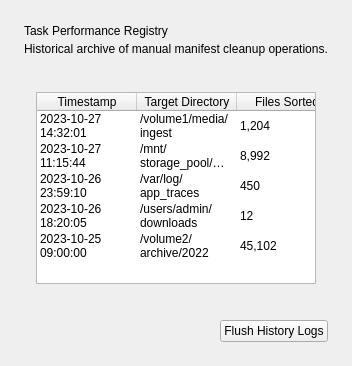
          <widget class="QWidget" name="tasks_view">
           <layout class="QVBoxLayout" name="verticalLayout_tasks_page">
            <property name="spacing">
             <number>24</number>
            </property>
            <property name="leftMargin">
             <number>24</number>
            </property>
            <property name="topMargin">
             <number>24</number>
            </property>
            <property name="rightMargin">
             <number>24</number>
            </property>
            <property name="bottomMargin">
             <number>24</number>
            </property>
            <item>
             <layout class="QVBoxLayout" name="header_tasks">
              <property name="spacing">
               <number>4</number>
              </property>
              <item>
               <widget class="QLabel" name="lbl_tasks_page_title">
                <property name="text">
                 <string>Task Performance Registry</string>
                </property>
               </widget>
              </item>
              <item>
               <widget class="QLabel" name="lbl_tasks_page_sub">
                <property name="text">
                 <string>Historical archive of manual manifest cleanup operations.</string>
                </property>
               </widget>
              </item>
             </layout>
            </item>
            <item>
             <widget class="QFrame" name="card_tasks_table">
              <layout class="QVBoxLayout" name="verticalLayout_tasks_table_inner">
               <property name="spacing">
                <number>0</number>
               </property>
               <property name="leftMargin">
                <number>12</number>
               </property>
               <property name="topMargin">
                <number>12</number>
               </property>
               <property name="rightMargin">
                <number>12</number>
               </property>
               <property name="bottomMargin">
                <number>12</number>
               </property>
               <item>
                <widget class="QTableWidget" name="table_tasks">
                 <property name="verticalScrollBarPolicy">
                  <enum>Qt::ScrollBarAsNeeded</enum>
                 </property>
                 <property name="horizontalScrollBarPolicy">
                  <enum>Qt::ScrollBarAlwaysOff</enum>
                 </property>
                 <property name="alternatingRowColors">
                  <bool>false</bool>
                 </property>
                 <property name="selectionBehavior">
                  <enum>QAbstractItemView::SelectRows</enum>
                 </property>
                 <property name="showGrid">
                  <bool>false</bool>
                 </property>
                 <property name="rowCount">
                  <number>5</number>
                 </property>
                 <property name="columnCount">
                  <number>5</number>
                 </property>
                 <attribute name="horizontalHeaderStretchLastSection">
                  <bool>true</bool>
                 </attribute>
                 <attribute name="verticalHeaderVisible">
                  <bool>false</bool>
                 </attribute>
                 <row/>
                 <row/>
                 <row/>
                 <row/>
                 <row/>
                 <column>
                  <property name="text">
                   <string>Timestamp</string>
                  </property>
                 </column>
                 <column>
                  <property name="text">
                   <string>Target Directory</string>
                  </property>
                 </column>
                 <column>
                  <property name="text">
                   <string>Files Sorted</string>
                  </property>
                 </column>
                 <column>
                  <property name="text">
                   <string>Duplicates Purged</string>
                  </property>
                 </column>
                 <column>
                  <property name="text">
                   <string>Status</string>
                  </property>
                 </column>
                 <item row="0" column="0">
                  <property name="text">
                   <string>2023-10-27 14:32:01</string>
                  </property>
                 </item>
                 <item row="0" column="1">
                  <property name="text">
                   <string>/volume1/media/ingest</string>
                  </property>
                 </item>
                 <item row="0" column="2">
                  <property name="text">
                   <string>1,204</string>
                  </property>
                 </item>
                 <item row="0" column="3">
                  <property name="text">
                   <string>42</string>
                  </property>
                 </item>
                 <item row="0" column="4">
                  <property name="text">
                   <string>[ SUCCESS ]</string>
                  </property>
                  <property name="textAlignment">
                   <set>AlignCenter</set>
                  </property>
                 </item>
                 <item row="1" column="0">
                  <property name="text">
                   <string>2023-10-27 11:15:44</string>
                  </property>
                 </item>
                 <item row="1" column="1">
                  <property name="text">
                   <string>/mnt/storage_pool/temp</string>
                  </property>
                 </item>
                 <item row="1" column="2">
                  <property name="text">
                   <string>8,992</string>
                  </property>
                 </item>
                 <item row="1" column="3">
                  <property name="text">
                   <string>315</string>
                  </property>
                 </item>
                 <item row="1" column="4">
                  <property name="text">
                   <string>[ PARTIAL ]</string>
                  </property>
                  <property name="textAlignment">
                   <set>AlignCenter</set>
                  </property>
                 </item>
                 <item row="2" column="0">
                  <property name="text">
                   <string>2023-10-26 23:59:10</string>
                  </property>
                 </item>
                 <item row="2" column="1">
                  <property name="text">
                   <string>/var/log/app_traces</string>
                  </property>
                 </item>
                 <item row="2" column="2">
                  <property name="text">
                   <string>450</string>
                  </property>
                 </item>
                 <item row="2" column="3">
                  <property name="text">
                   <string>0</string>
                  </property>
                 </item>
                 <item row="2" column="4">
                  <property name="text">
                   <string>[ SUCCESS ]</string>
                  </property>
                  <property name="textAlignment">
                   <set>AlignCenter</set>
                  </property>
                 </item>
                 <item row="3" column="0">
                  <property name="text">
                   <string>2023-10-26 18:20:05</string>
                  </property>
                 </item>
                 <item row="3" column="1">
                  <property name="text">
                   <string>/users/admin/downloads</string>
                  </property>
                 </item>
                 <item row="3" column="2">
                  <property name="text">
                   <string>12</string>
                  </property>
                 </item>
                 <item row="3" column="3">
                  <property name="text">
                   <string>1</string>
                  </property>
                 </item>
                 <item row="3" column="4">
                  <property name="text">
                   <string>[ FAILED ]</string>
                  </property>
                  <property name="textAlignment">
                   <set>AlignCenter</set>
                  </property>
                 </item>
                 <item row="4" column="0">
                  <property name="text">
                   <string>2023-10-25 09:00:00</string>
                  </property>
                 </item>
                 <item row="4" column="1">
                  <property name="text">
                   <string>/volume2/archive/2022</string>
                  </property>
                 </item>
                 <item row="4" column="2">
                  <property name="text">
                   <string>45,102</string>
                  </property>
                 </item>
                 <item row="4" column="3">
                  <property name="text">
                   <string>1,208</string>
                  </property>
                 </item>
                 <item row="4" column="4">
                  <property name="text">
                   <string>[ SUCCESS ]</string>
                  </property>
                  <property name="textAlignment">
                   <set>AlignCenter</set>
                  </property>
                 </item>
                </widget>
               </item>
              </layout>
             </widget>
            </item>
            <item>
             <layout class="QHBoxLayout" name="horizontalLayout_tasks_footer">
              <item>
               <spacer name="horizontalSpacer_tasks_footer">
                <property name="orientation">
                 <enum>Qt::Horizontal</enum>
                </property>
                <property name="sizeHint" stdset="0">
                 <size>
                  <width>0</width>
                  <height>0</height>
                 </size>
                </property>
               </spacer>
              </item>
              <item>
               <widget class="QPushButton" name="btn_flush_logs">
                <property name="cursor">
                 <cursorShape>PointingHandCursor</cursorShape>
                </property>
                <property name="text">
                 <string>Flush History Logs</string>
                </property>
               </widget>
              </item>
             </layout>
            </item>
           </layout>
          </widget>
